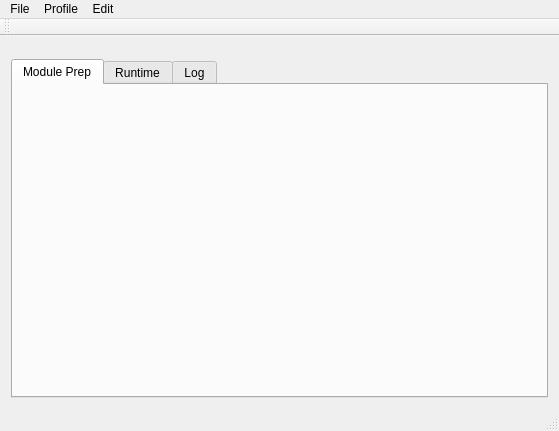
<?xml version="1.0" encoding="UTF-8"?>
<ui version="4.0">
 <class>MainWindow</class>
 <widget class="QMainWindow" name="MainWindow">
  <property name="geometry">
   <rect>
    <x>0</x>
    <y>0</y>
    <width>559</width>
    <height>431</height>
   </rect>
  </property>
  <property name="windowTitle">
   <string>Atis Launcher</string>
  </property>
  <widget class="QWidget" name="centralWidget">
   <layout class="QVBoxLayout" name="verticalLayout" stretch="0,0,4">
    <item>
     <widget class="ProfileForm" name="profileWidget" native="true"/>
    </item>
    <item>
     <widget class="QtMaterialTabs" name="tabHeaderWidget" native="true"/>
    </item>
    <item>
     <widget class="QTabWidget" name="tabWidget">
      <property name="currentIndex">
       <number>0</number>
      </property>
      <widget class="QWidget" name="tab">
       <attribute name="title">
        <string>Module Prep</string>
       </attribute>
       <layout class="QVBoxLayout" name="verticalLayout_2">
        <property name="spacing">
         <number>0</number>
        </property>
        <property name="leftMargin">
         <number>0</number>
        </property>
        <property name="topMargin">
         <number>0</number>
        </property>
        <property name="rightMargin">
         <number>0</number>
        </property>
        <property name="bottomMargin">
         <number>0</number>
        </property>
        <item>
         <widget class="BaseStackedPage" name="setupStackedWidget" native="true">
          <property name="styleSheet">
           <string notr="true">#setupStackedWidget {image: url(:/icons/transparent_logo.png);}</string>
          </property>
         </widget>
        </item>
       </layout>
      </widget>
      <widget class="QWidget" name="tab_2">
       <attribute name="title">
        <string>Runtime</string>
       </attribute>
       <layout class="QVBoxLayout" name="verticalLayout_3">
        <property name="spacing">
         <number>0</number>
        </property>
        <property name="leftMargin">
         <number>0</number>
        </property>
        <property name="topMargin">
         <number>0</number>
        </property>
        <property name="rightMargin">
         <number>0</number>
        </property>
        <property name="bottomMargin">
         <number>0</number>
        </property>
        <item>
         <widget class="BaseStackedPage" name="runtimeStackedWidget" native="true"/>
        </item>
       </layout>
      </widget>
      <widget class="QWidget" name="tab_3">
       <attribute name="title">
        <string>Log</string>
       </attribute>
       <layout class="QVBoxLayout" name="verticalLayout_4">
        <item>
         <widget class="LogPageForm" name="logWidget" native="true"/>
        </item>
       </layout>
      </widget>
     </widget>
    </item>
   </layout>
  </widget>
  <widget class="QMenuBar" name="menuBar">
   <property name="geometry">
    <rect>
     <x>0</x>
     <y>0</y>
     <width>559</width>
     <height>22</height>
    </rect>
   </property>
   <widget class="QMenu" name="menuFile">
    <property name="title">
     <string>File</string>
    </property>
    <addaction name="actionNew_Task"/>
    <addaction name="actionSave_Configurations"/>
   </widget>
   <widget class="QMenu" name="menuProfile">
    <property name="title">
     <string>Profile</string>
    </property>
    <addaction name="actionAdd_Profile"/>
    <addaction name="actionRemove_Profile"/>
    <addaction name="actionDuplicate_Profile"/>
   </widget>
   <widget class="QMenu" name="menuEdit">
    <property name="title">
     <string>Edit</string>
    </property>
    <addaction name="actionFind"/>
   </widget>
   <addaction name="menuFile"/>
   <addaction name="menuProfile"/>
   <addaction name="menuEdit"/>
  </widget>
  <widget class="QToolBar" name="mainToolBar">
   <attribute name="toolBarArea">
    <enum>TopToolBarArea</enum>
   </attribute>
   <attribute name="toolBarBreak">
    <bool>false</bool>
   </attribute>
  </widget>
  <widget class="QStatusBar" name="statusBar"/>
  <action name="actionNew_Task">
   <property name="text">
    <string>New Task</string>
   </property>
   <property name="shortcut">
    <string>Ctrl+N</string>
   </property>
  </action>
  <action name="actionSave_Configurations">
   <property name="text">
    <string>Save Configurations</string>
   </property>
   <property name="shortcut">
    <string>Ctrl+S</string>
   </property>
  </action>
  <action name="actionAdd_Profile">
   <property name="text">
    <string>Add Profile</string>
   </property>
  </action>
  <action name="actionRemove_Profile">
   <property name="text">
    <string>Remove Profile</string>
   </property>
  </action>
  <action name="actionDuplicate_Profile">
   <property name="text">
    <string>Duplicate Profile</string>
   </property>
  </action>
  <action name="actionFind">
   <property name="text">
    <string>Find</string>
   </property>
   <property name="shortcut">
    <string>Ctrl+F</string>
   </property>
  </action>
 </widget>
 <layoutdefault spacing="6" margin="11"/>
 <customwidgets>
  <customwidget>
   <class>ProfileForm</class>
   <extends>QWidget</extends>
   <header>widgets/Forms/profileform.h</header>
   <container>1</container>
  </customwidget>
  <customwidget>
   <class>QtMaterialTabs</class>
   <extends>QWidget</extends>
   <header>qtmaterialtabs.h</header>
   <container>1</container>
  </customwidget>
  <customwidget>
   <class>LogPageForm</class>
   <extends>QWidget</extends>
   <header location="global">widgets/Logs/logpageform.h</header>
   <container>1</container>
  </customwidget>
  <customwidget>
   <class>BaseStackedPage</class>
   <extends>QWidget</extends>
   <header>widgets/Stacked/basestackedpage.h</header>
   <container>1</container>
  </customwidget>
 </customwidgets>
 <resources/>
 <connections/>
</ui>
